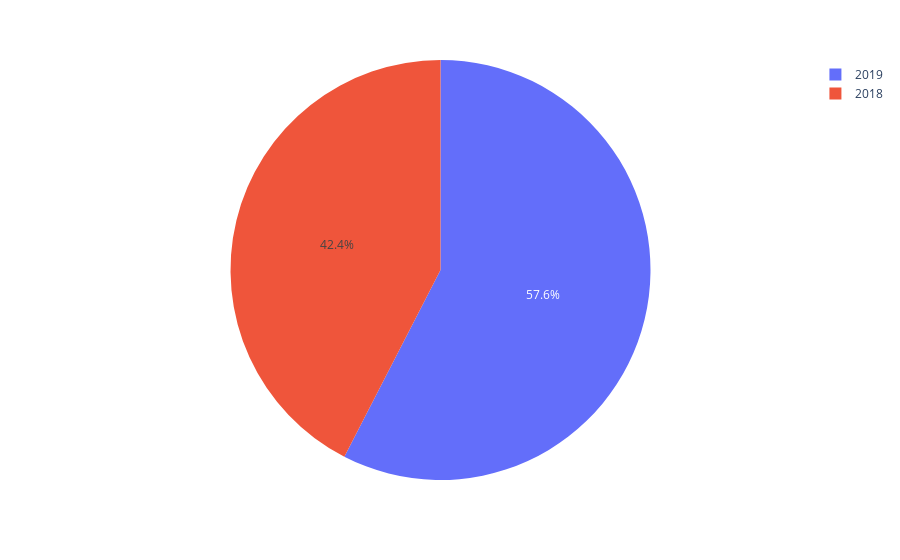

Notebook source saved alongside this figure:
### Code cell
import plotly.express as px
# This dataframe has 244 lines, but 4 distinct values for `day`
fig = px.pie(df, values='A', names='B',color_discrete_map={'2019':'cyan',
             '2018':'yellow'}
             
            )
fig.show()

### Figure 1 — Plotly figure (JSON) as saved in the notebook; plotly's stock layout.template omitted (floating-point values rounded to 4 significant figures)
{"data": [{"domain": {"x": [0, 1], "y": [0, 1]}, "hovertemplate": "B=%{label}<br>A=%{value}<extra></extra>", "labels": [2018, 2019], "legendgroup": "", "name": "", "showlegend": true, "type": "pie", "values": [271500.0, 368400.0]}], "layout": {"legend": {"tracegroupgap": 0}, "margin": {"t": 60}}}
